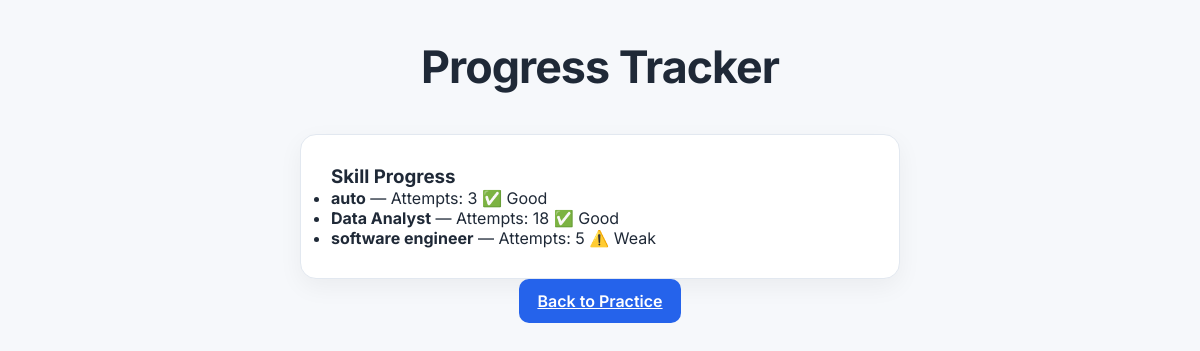
Before: /progress (signed in) with the older database file.
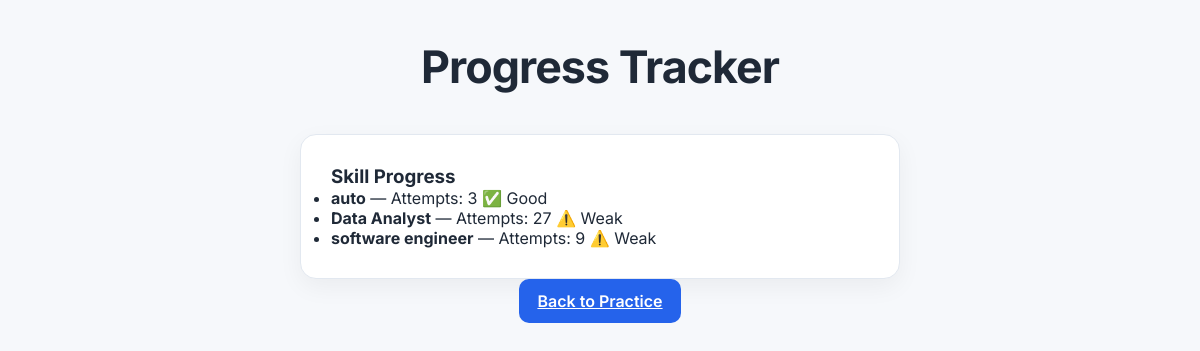
After: the same page with the newer database file.
### models.py (models this page shows)
class SkillProgress(Base):
    __tablename__ = "skill_progress"
    id = Column(Integer, primary_key=True, index=True)
    user_id = Column(Integer, ForeignKey("users.id"))
    skill = Column(String)
    attempts = Column(Integer, default=0)
    weak = Column(Boolean, default=False)

### main.py (the view)
@app.get("/progress", response_class=HTMLResponse)
def progress_page(request: Request, db: Session = Depends(get_db)):
    user = get_current_user(request, db)
    if not user:
        return RedirectResponse("/login")
    skills = db.query(SkillProgress).filter(SkillProgress.user_id == user.id).all()
    return templates.TemplateResponse("progress.html", {"request": request, "username": user.username, "skills": skills})

### templates/progress.html (shortened to what this page needs)
<!DOCTYPE html>
<html lang="en">
<head>
  <link rel="stylesheet" href="/static/styles.css" />
</head>
<body>
  <h1> Progress Tracker</h1>
  <div class="card">
    <h3>Skill Progress</h3>
    <ul>
      {% for skill in skills %}
        <li>
          <b>{{ skill.skill }}</b> — Attempts: {{ skill.attempts }}
          {% if skill.weak %} ⚠️ Weak {% else %} ✅ Good {% endif %}
        </li>
      {% endfor %}
    </ul>
  </div>
  <a href="/index" class="btn"> Back to Practice</a>
</body>
</html>

Changed rows visible on the page:
changed SkillProgress "Data Analyst": attempts "18" → "27"; weak "✅ Good" → "⚠️ Weak"
changed SkillProgress "software engineer": attempts "5" → "9"
